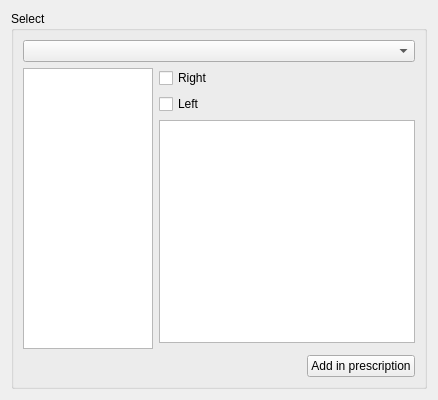
<?xml version="1.0" encoding="UTF-8"?>
<ui version="4.0">
 <class>BaseWidgets::Internal::BaseFormWidget</class>
 <widget class="QWidget" name="BaseWidgets::Internal::BaseFormWidget">
  <property name="geometry">
   <rect>
    <x>0</x>
    <y>0</y>
    <width>438</width>
    <height>400</height>
   </rect>
  </property>
  <property name="windowTitle">
   <string/>
  </property>
  <layout class="QGridLayout" name="gridLayout_2">
   <item row="2" column="0" colspan="2">
    <layout class="QVBoxLayout" name="prescrLayout"/>
   </item>
   <item row="0" column="0" rowspan="2" colspan="2">
    <widget class="QGroupBox" name="selectGroupBox">
     <property name="title">
      <string>Select</string>
     </property>
     <layout class="QGridLayout" name="gridLayout">
      <item row="0" column="0" colspan="2">
       <widget class="QComboBox" name="globalSites"/>
      </item>
      <item row="5" column="0" colspan="2">
       <layout class="QHBoxLayout" name="horizontalLayout">
        <item>
         <spacer name="horizontalSpacer">
          <property name="orientation">
           <enum>Qt::Horizontal</enum>
          </property>
          <property name="sizeHint" stdset="0">
           <size>
            <width>40</width>
            <height>20</height>
           </size>
          </property>
         </spacer>
        </item>
        <item>
         <widget class="QPushButton" name="addButton">
          <property name="text">
           <string>Add in prescription</string>
          </property>
         </widget>
        </item>
       </layout>
      </item>
      <item row="1" column="1">
       <layout class="QVBoxLayout" name="verticalLayout">
        <property name="sizeConstraint">
         <enum>QLayout::SetMinimumSize</enum>
        </property>
        <item>
         <widget class="QCheckBox" name="right">
          <property name="text">
           <string>Right</string>
          </property>
         </widget>
        </item>
        <item>
         <widget class="QCheckBox" name="left">
          <property name="text">
           <string>Left</string>
          </property>
         </widget>
        </item>
        <item>
         <widget class="QListWidget" name="RaySelectorListWidget">
          <property name="enabled">
           <bool>true</bool>
          </property>
          <property name="sizePolicy">
           <sizepolicy hsizetype="MinimumExpanding" vsizetype="MinimumExpanding">
            <horstretch>0</horstretch>
            <verstretch>0</verstretch>
           </sizepolicy>
          </property>
          <property name="editTriggers">
           <set>QAbstractItemView::NoEditTriggers</set>
          </property>
          <property name="selectionMode">
           <enum>QAbstractItemView::MultiSelection</enum>
          </property>
          <property name="isWrapping" stdset="0">
           <bool>false</bool>
          </property>
          <property name="resizeMode">
           <enum>QListView::Fixed</enum>
          </property>
          <property name="uniformItemSizes">
           <bool>true</bool>
          </property>
         </widget>
        </item>
       </layout>
      </item>
      <item row="1" column="0" rowspan="2">
       <widget class="QListWidget" name="siteSelectorListWidget">
        <property name="editTriggers">
         <set>QAbstractItemView::NoEditTriggers</set>
        </property>
        <property name="selectionMode">
         <enum>QAbstractItemView::ExtendedSelection</enum>
        </property>
        <property name="uniformItemSizes">
         <bool>true</bool>
        </property>
       </widget>
      </item>
     </layout>
    </widget>
   </item>
  </layout>
 </widget>
 <resources/>
 <connections/>
</ui>
